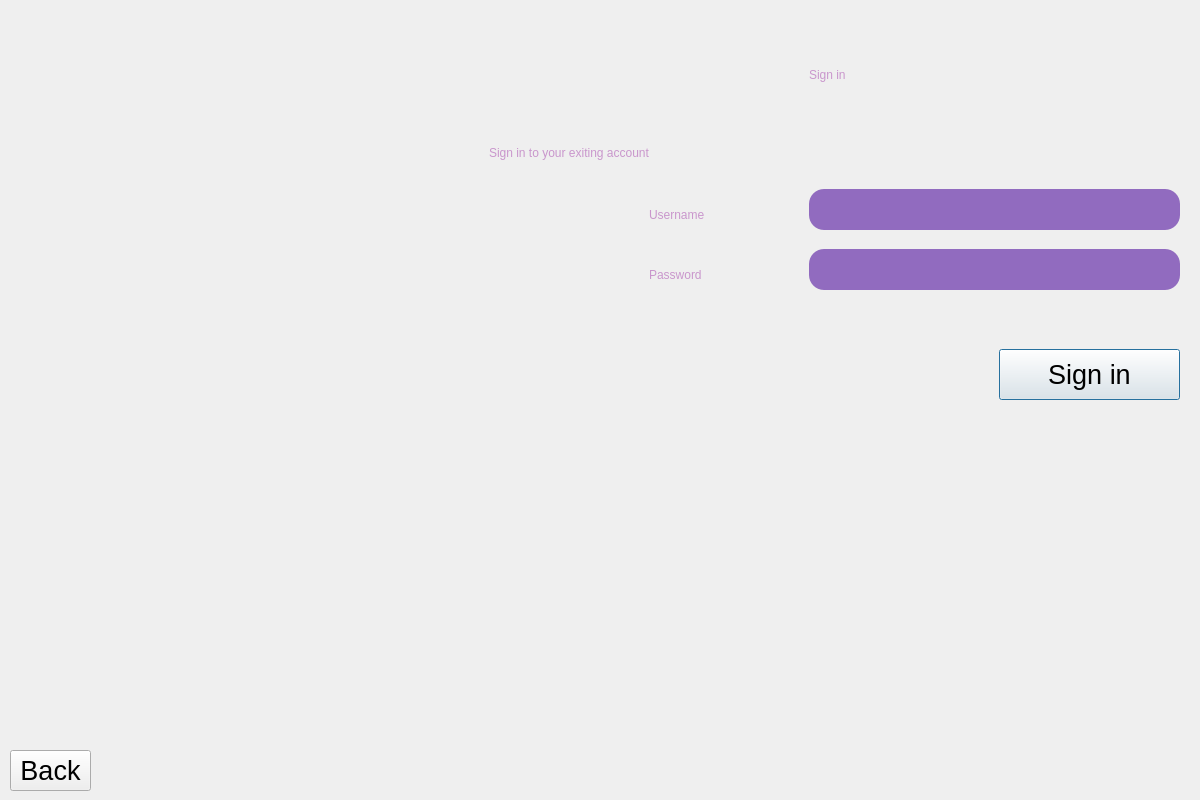
<?xml version="1.0" encoding="UTF-8"?>
<ui version="4.0">
 <class>Dialog</class>
 <widget class="QDialog" name="Dialog">
  <property name="geometry">
   <rect>
    <x>0</x>
    <y>0</y>
    <width>1200</width>
    <height>800</height>
   </rect>
  </property>
  <property name="minimumSize">
   <size>
    <width>1200</width>
    <height>800</height>
   </size>
  </property>
  <property name="maximumSize">
   <size>
    <width>1200</width>
    <height>800</height>
   </size>
  </property>
  <property name="windowTitle">
   <string>Dialog</string>
  </property>
  <property name="styleSheet">
   <string notr="true">QPushButton{
font: 20pt &quot;Consolas&quot;;
background-color:rgb(201, 150, 204);
border-radius:15px;
border-color: rgb(84, 255, 5);
color:rgb(28, 12, 91);};

</string>
  </property>
  <widget class="QWidget" name="bgwidget" native="true">
   <property name="geometry">
    <rect>
     <x>-1</x>
     <y>-1</y>
     <width>1201</width>
     <height>801</height>
    </rect>
   </property>
   <property name="styleSheet">
    <string notr="true">QWidget#bgwidget{background-color: qlineargradient(spread:pad, x1:0, y1:0, x2:1, y2:1, stop:0 rgb(28, 12, 91), stop:0.041 rgb(28, 12, 91), stop:1 rgb(145, 107, 191));;};
</string>
   </property>
   <widget class="QLabel" name="label">
    <property name="geometry">
     <rect>
      <x>810</x>
      <y>20</y>
      <width>371</width>
      <height>112</height>
     </rect>
    </property>
    <property name="styleSheet">
     <string notr="true">font: 75 72pt &quot;Consolas&quot;;
color: rgb(201, 150, 204);</string>
    </property>
    <property name="text">
     <string>Sign in</string>
    </property>
   </widget>
   <widget class="QLabel" name="label_2">
    <property name="geometry">
     <rect>
      <x>490</x>
      <y>130</y>
      <width>691</width>
      <height>47</height>
     </rect>
    </property>
    <property name="styleSheet">
     <string notr="true">font: 75 30pt &quot;Consolas&quot;;

color: rgb(201, 150, 204);</string>
    </property>
    <property name="text">
     <string>Sign in to your exiting account</string>
    </property>
   </widget>
   <widget class="QLabel" name="label_3">
    <property name="geometry">
     <rect>
      <x>650</x>
      <y>200</y>
      <width>151</width>
      <height>31</height>
     </rect>
    </property>
    <property name="styleSheet">
     <string notr="true">font: 75 25pt &quot;Consolas&quot;;

color: rgb(201, 150, 204);
</string>
    </property>
    <property name="text">
     <string>Username</string>
    </property>
   </widget>
   <widget class="QLabel" name="label_4">
    <property name="geometry">
     <rect>
      <x>650</x>
      <y>260</y>
      <width>151</width>
      <height>31</height>
     </rect>
    </property>
    <property name="styleSheet">
     <string notr="true">font: 75 25pt &quot;Consolas&quot;;
color: rgb(201, 150, 204);
</string>
    </property>
    <property name="text">
     <string>Password</string>
    </property>
   </widget>
   <widget class="QLabel" name="error">
    <property name="geometry">
     <rect>
      <x>810</x>
      <y>309</y>
      <width>371</width>
      <height>21</height>
     </rect>
    </property>
    <property name="styleSheet">
     <string notr="true">font: 12pt &quot;Consolas&quot;; color:red;</string>
    </property>
    <property name="text">
     <string/>
    </property>
   </widget>
   <widget class="QLineEdit" name="username_box">
    <property name="geometry">
     <rect>
      <x>810</x>
      <y>190</y>
      <width>371</width>
      <height>41</height>
     </rect>
    </property>
    <property name="styleSheet">
     <string notr="true">font: 20pt &quot;Consolas&quot;;
background-color:rgb(145, 107, 191);
border-radius:15px;
border-color: rgb(84, 255, 5);
color: rgb(61, 44, 141);</string>
    </property>
    <property name="text">
     <string/>
    </property>
   </widget>
   <widget class="QLineEdit" name="password_box">
    <property name="geometry">
     <rect>
      <x>810</x>
      <y>250</y>
      <width>371</width>
      <height>41</height>
     </rect>
    </property>
    <property name="styleSheet">
     <string notr="true">font: 20pt &quot;Consolas&quot;;
background-color:rgb(145, 107, 191);
border-radius:15px;
border-color: rgb(84, 255, 5);
color: rgb(61, 44, 141);</string>
    </property>
   </widget>
   <widget class="QPushButton" name="signin_button">
    <property name="geometry">
     <rect>
      <x>1000</x>
      <y>350</y>
      <width>181</width>
      <height>51</height>
     </rect>
    </property>
    <property name="font">
     <font>
      <pointsize>20</pointsize>
      <italic>false</italic>
      <bold>false</bold>
     </font>
    </property>
    <property name="styleSheet">
     <string notr="true"/>
    </property>
    <property name="text">
     <string>Sign in</string>
    </property>
   </widget>
  </widget>
  <widget class="QPushButton" name="back_button">
   <property name="geometry">
    <rect>
     <x>10</x>
     <y>750</y>
     <width>81</width>
     <height>41</height>
    </rect>
   </property>
   <property name="font">
    <font>
     <pointsize>20</pointsize>
     <italic>false</italic>
     <bold>false</bold>
    </font>
   </property>
   <property name="styleSheet">
    <string notr="true"/>
   </property>
   <property name="text">
    <string>Back</string>
   </property>
  </widget>
 </widget>
 <resources/>
 <connections/>
</ui>
